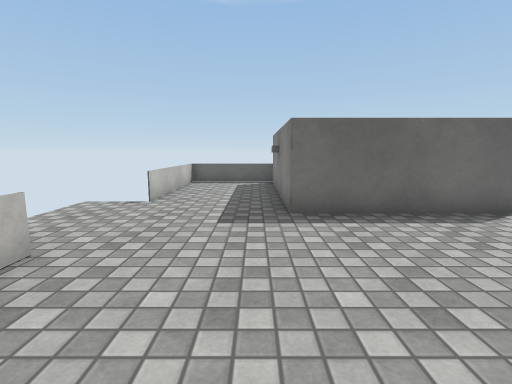
[1] (above)

12 first-person views from a walk through a Unity game level. The camera is 1.2 m above the floor, tilts 8° down and sees 85° across. The floor is counted in squares, 1 m on a side. Each view is taken from the middle of a square. On the plan, view 1 faces up. The plan holds only what a view shows up to about 13 squares ahead; the rest is blank. Surface patterns are stand-ins for the level's own textures.

[2]
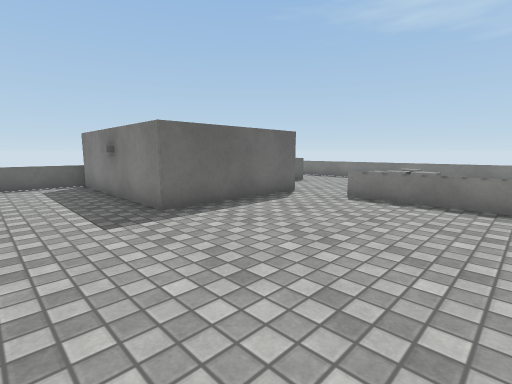

[3]
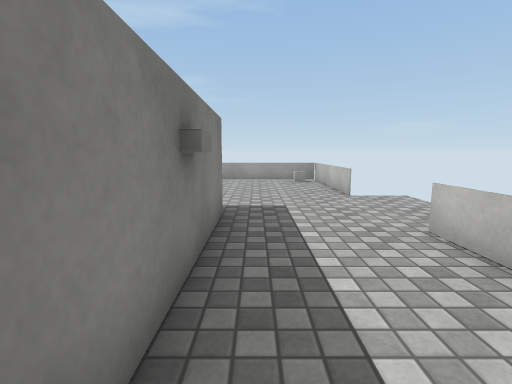

[4]
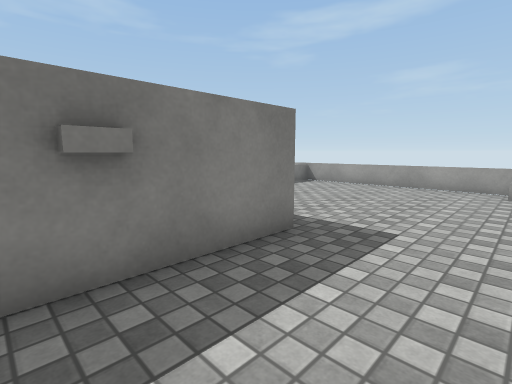

[5]
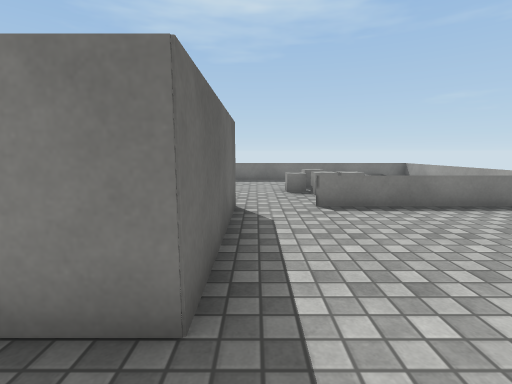

[6]
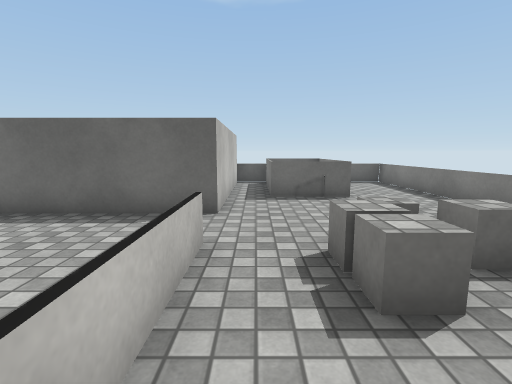

[7]
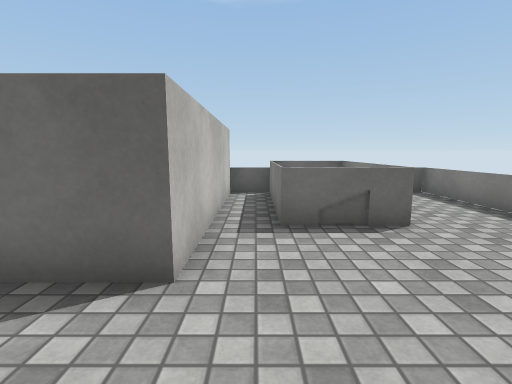

[8]
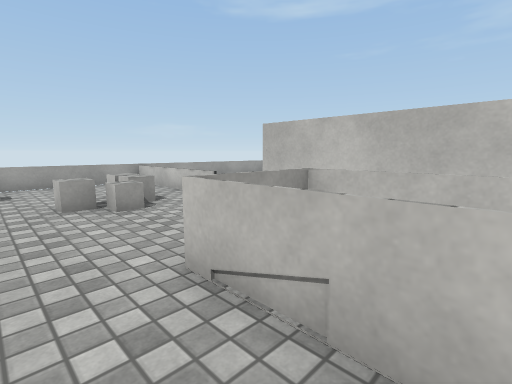

[9]
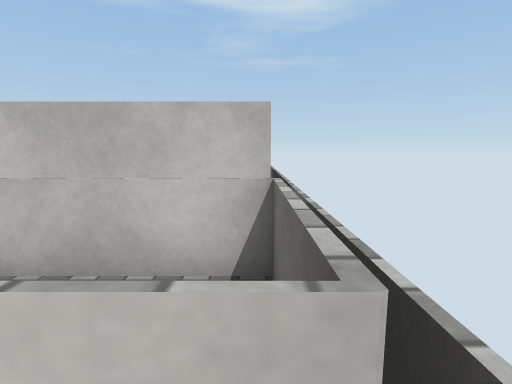

[10]
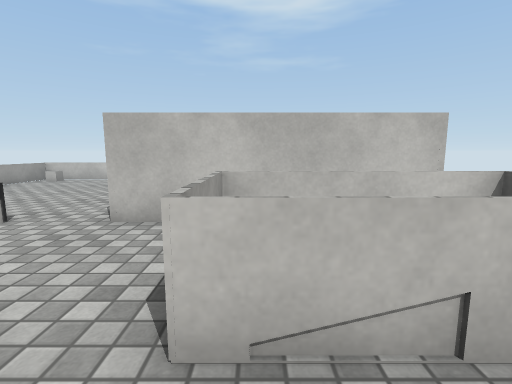

[11]
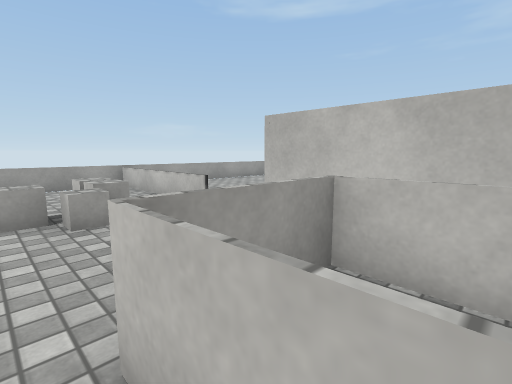

[12]
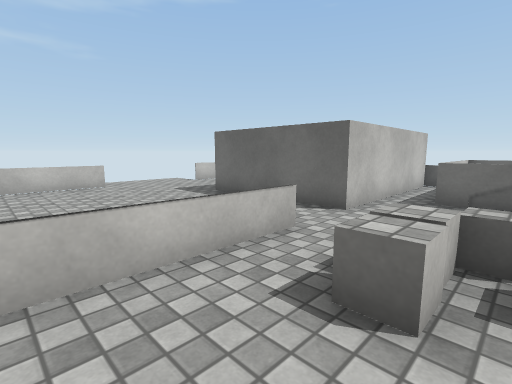

### Floor plan
Key: @ floor where view 1 was taken; # wall or solid block; . floor; = window, fence, low wall or low ledge; ^ raised ledge.
Columns run from 4 left of view 1 to 11 right of it. Each row starts with its distance up from view 1.
 12  #####   #######
 11  =...#   #.==..=
 10  =...#   #.==..=
  9  =...#   #.==..=
  8  =...#   #.==..=
  7  #...#   #.....=
  6 .....#####.....=
  5 ...............=
  4 .........=..^..=
  3  #.......=.^^^.=
  2  =.......=.^...=
  1  =.......=.....=
  0  =..@....=.....#
 -1  =.......=.....=
 -2  ###############

Positions as (right, up) in squares from view 1, and headings:
1: (0, 0), facing up
2: (-2, 0), facing up-right
3: (0, 11), facing down
4: (-2, 9), facing down-right
5: (-1, 5), facing right
6: (6, 0), facing up
7: (6, 3), facing up
8: (10, 10), facing down-left
9: (9, 11), facing left
10: (10, 8), facing left
11: (9, 9), facing down-left
12: (8, 0), facing up-left
